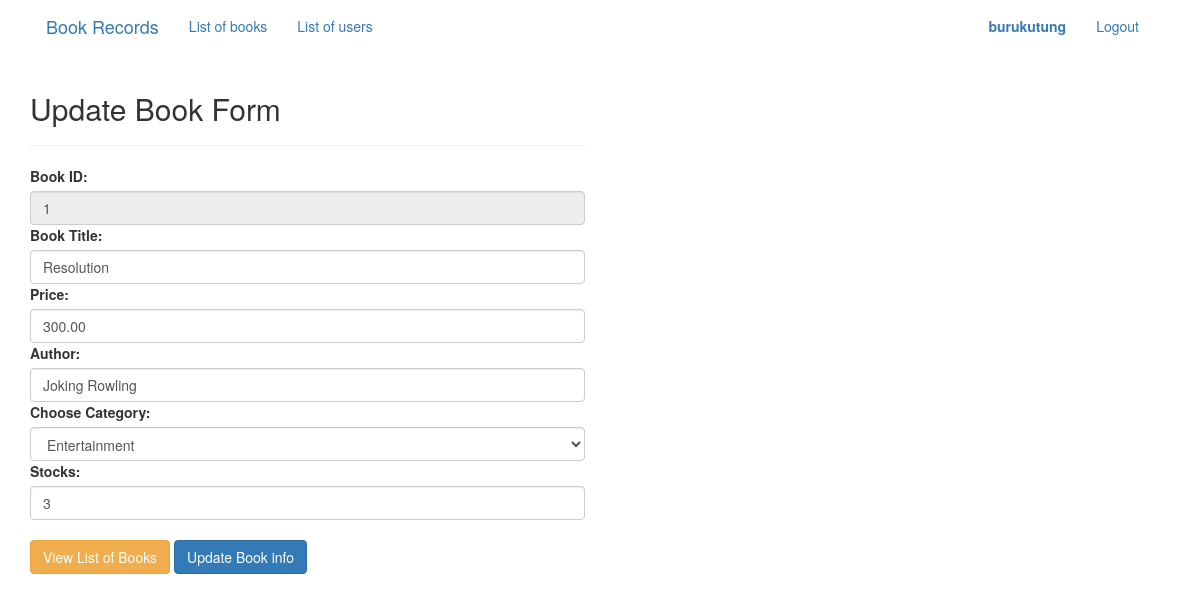
Screenshot of /update_book.php?editid=1 (signed in) with the database file from the repository.
### tables this page shows
CREATE TABLE `tbl_books` (
  `book_id` int(3) UNSIGNED NOT NULL,
  `book_name` varchar(100) NOT NULL,
  `book_price` decimal(10,2) NOT NULL,
  `book_author_name` varchar(50) NOT NULL,
  `book_category_id` int(3) NOT NULL,
  `book_stocks` int(3) NOT NULL,
  `book_dated_added` datetime NOT NULL,
  `book_is_deleted` int(1) NOT NULL DEFAULT '1'
);

CREATE TABLE `tbl_category` (
  `category_id` int(3) UNSIGNED NOT NULL,
  `category` varchar(50) NOT NULL
);

### Database.php (called while the page is built, shortened)
<?php
    class Database{
        private $server = "localhost";
        private $user = "root";
        private $password = "";
        private $database = "bookdb";
        private $conn;
        function __construct(){
            $this->conn = new mysqli($this->server, $this->user, $this->password, $this->database);
        }
        public function get_categories(){
            $sql = "SELECT * FROM `tbl_category` ORDER BY `category` ASC";
            return $this->conn->query($sql);
        }
        public function get_specific_book($id){
            $sql = "SELECT * FROM
            `tbl_books`
            WHERE
            `book_id`='$id'";
            return $this->conn->query($sql);
        }
    }
?>

### update_book.php (the view, shortened to what this page needs)
<?php
include "Database.php";
$conn = new Database();
$categoryResult = $conn->get_categories();
if(isset($_GET['editid'])){
    $id = $_GET['editid'];
    $bookResult = $conn->get_specific_book($id);
    $bookRow = $bookResult->fetch_assoc();
}
?>
<!DOCTYPE html>
<html lang="en">
  <head>
    <link href="css/bootstrap.min.css" rel="stylesheet">
    <link rel="stylesheet" type="text/css" media="screen" href="main.css" />
  </head>
  <body>
  <?php include "navigation.php"; ?>
    <div class="container">
        <div class="row">
            <div class="col-md-6">
                <h2>Update Book Form</h2>
                <hr>
                <form action="<?php echo $_SERVER['PHP_SELF']; ?>" method="post" enctype="multipart/form-data">
                    <label>Book ID:</label>
                    <input type="text" name="txtbookid" class="form-control" required readonly value="<?php echo $bookRow['book_id']; ?>">
                    <label>Book Title:</label>
                    <input type="text" name="txtbooktitle" class="form-control" required value="<?php echo $bookRow['book_name']; ?>">
                    <label>Price:</label>
                    <input type="text" name="txtprice" class="form-control" required value="<?php echo $bookRow['book_price']; ?>">
                    <label>Author:</label>
                    <input type="text" name="txtauthor" class="form-control" required value="<?php echo $bookRow['book_author_name']; ?>">
                    <label>Choose Category:</label>
                    <select name="cmbcategory" class="form-control">
                        <?php while($catRow = $categoryResult->fetch_assoc()){ ?>
                            <option
                                <?php if($catRow['category_id']==$bookRow['book_category_id']){
                                    echo 'selected';
                                    }
                                ?>
                                value="<?php echo $catRow['category_id']; ?>">
                                <?php echo $catRow['category']; ?>
                            </option>
                        <?php } ?>
                    </select>
                    <label>Stocks:</label>
                    <input type="text" name="txtstocks" class="form-control" required value="<?php echo $bookRow['book_stocks']; ?>">
                    <br>
                    <a href="list_of_books.php" class="btn btn-warning">View List of Books</a>
                    <button type="submit" name="btnUpdateBook" class="btn btn-primary">Update Book info</button>
            </div>
        </div>
    </div>
  </body>
</html>

### rows the page displays
tbl_books: txtbookid "1", txtbooktitle "Resolution", txtprice "300.00", txtauthor "Joking Rowling", cmbcategory "Entertainment", txtstocks "3"

### other values shown
$_SESSION['ses_username'] "burukutung"
